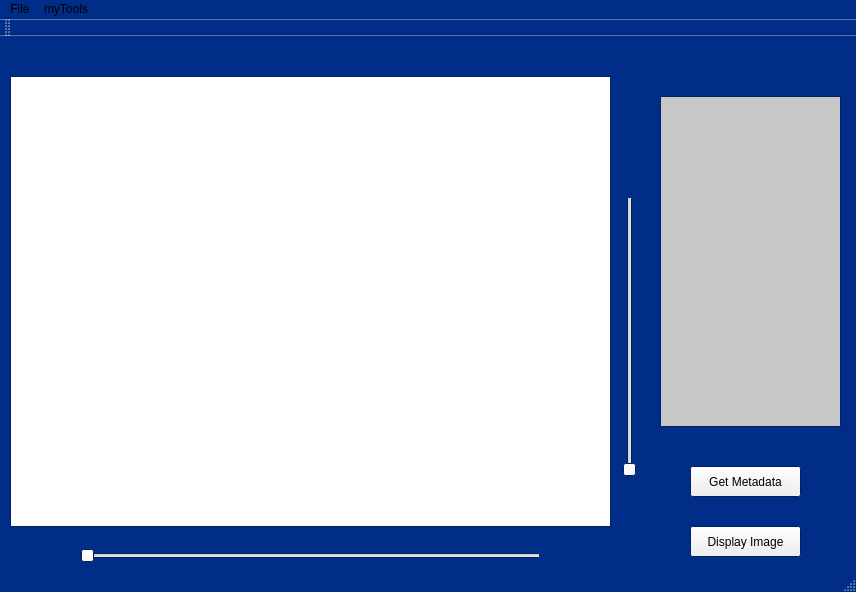
<?xml version="1.0" encoding="UTF-8"?>
<ui version="4.0">
 <class>MainWindow</class>
 <widget class="QMainWindow" name="MainWindow">
  <property name="geometry">
   <rect>
    <x>0</x>
    <y>0</y>
    <width>856</width>
    <height>592</height>
   </rect>
  </property>
  <property name="palette">
   <palette>
    <active>
     <colorrole role="Base">
      <brush brushstyle="SolidPattern">
       <color alpha="255">
        <red>255</red>
        <green>255</green>
        <blue>255</blue>
       </color>
      </brush>
     </colorrole>
     <colorrole role="Window">
      <brush brushstyle="SolidPattern">
       <color alpha="255">
        <red>0</red>
        <green>45</green>
        <blue>135</blue>
       </color>
      </brush>
     </colorrole>
    </active>
    <inactive>
     <colorrole role="Base">
      <brush brushstyle="SolidPattern">
       <color alpha="255">
        <red>255</red>
        <green>255</green>
        <blue>255</blue>
       </color>
      </brush>
     </colorrole>
     <colorrole role="Window">
      <brush brushstyle="SolidPattern">
       <color alpha="255">
        <red>0</red>
        <green>45</green>
        <blue>135</blue>
       </color>
      </brush>
     </colorrole>
    </inactive>
    <disabled>
     <colorrole role="Base">
      <brush brushstyle="SolidPattern">
       <color alpha="255">
        <red>0</red>
        <green>45</green>
        <blue>135</blue>
       </color>
      </brush>
     </colorrole>
     <colorrole role="Window">
      <brush brushstyle="SolidPattern">
       <color alpha="255">
        <red>0</red>
        <green>45</green>
        <blue>135</blue>
       </color>
      </brush>
     </colorrole>
    </disabled>
   </palette>
  </property>
  <property name="windowTitle">
   <string>MainWindow</string>
  </property>
  <widget class="QWidget" name="centralWidget">
   <widget class="QTextBrowser" name="textBrowser">
    <property name="geometry">
     <rect>
      <x>660</x>
      <y>60</y>
      <width>181</width>
      <height>331</height>
     </rect>
    </property>
    <property name="palette">
     <palette>
      <active>
       <colorrole role="Base">
        <brush brushstyle="SolidPattern">
         <color alpha="255">
          <red>199</red>
          <green>199</green>
          <blue>199</blue>
         </color>
        </brush>
       </colorrole>
      </active>
      <inactive>
       <colorrole role="Base">
        <brush brushstyle="SolidPattern">
         <color alpha="255">
          <red>199</red>
          <green>199</green>
          <blue>199</blue>
         </color>
        </brush>
       </colorrole>
      </inactive>
      <disabled>
       <colorrole role="Base">
        <brush brushstyle="SolidPattern">
         <color alpha="255">
          <red>0</red>
          <green>45</green>
          <blue>135</blue>
         </color>
        </brush>
       </colorrole>
      </disabled>
     </palette>
    </property>
   </widget>
   <widget class="QGraphicsView" name="graphicsView">
    <property name="geometry">
     <rect>
      <x>10</x>
      <y>40</y>
      <width>601</width>
      <height>451</height>
     </rect>
    </property>
    <property name="foregroundBrush">
     <brush brushstyle="NoBrush">
      <color alpha="255">
       <red>255</red>
       <green>255</green>
       <blue>255</blue>
      </color>
     </brush>
    </property>
   </widget>
   <widget class="QPushButton" name="pushButton">
    <property name="geometry">
     <rect>
      <x>690</x>
      <y>490</y>
      <width>111</width>
      <height>31</height>
     </rect>
    </property>
    <property name="text">
     <string>Display Image</string>
    </property>
   </widget>
   <widget class="QPushButton" name="pushButton_2">
    <property name="geometry">
     <rect>
      <x>690</x>
      <y>430</y>
      <width>111</width>
      <height>31</height>
     </rect>
    </property>
    <property name="text">
     <string>Get Metadata</string>
    </property>
   </widget>
   <widget class="QSlider" name="horizontalSlider">
    <property name="geometry">
     <rect>
      <x>80</x>
      <y>510</y>
      <width>461</width>
      <height>20</height>
     </rect>
    </property>
    <property name="orientation">
     <enum>Qt::Horizontal</enum>
    </property>
   </widget>
   <widget class="QSlider" name="verticalSlider">
    <property name="geometry">
     <rect>
      <x>620</x>
      <y>160</y>
      <width>20</width>
      <height>281</height>
     </rect>
    </property>
    <property name="minimumSize">
     <size>
      <width>20</width>
      <height>281</height>
     </size>
    </property>
    <property name="orientation">
     <enum>Qt::Vertical</enum>
    </property>
   </widget>
  </widget>
  <widget class="QMenuBar" name="menuBar">
   <property name="geometry">
    <rect>
     <x>0</x>
     <y>0</y>
     <width>856</width>
     <height>21</height>
    </rect>
   </property>
   <widget class="QMenu" name="menuMyFiles">
    <property name="title">
     <string>File</string>
    </property>
    <addaction name="actionOpen"/>
    <addaction name="actionQuit"/>
    <addaction name="actionSave"/>
   </widget>
   <widget class="QMenu" name="menuMyTools">
    <property name="title">
     <string>myTools</string>
    </property>
    <addaction name="actionMyPixelPaint"/>
    <addaction name="actionVideo_Player"/>
   </widget>
   <addaction name="menuMyFiles"/>
   <addaction name="menuMyTools"/>
  </widget>
  <widget class="QToolBar" name="mainToolBar">
   <attribute name="toolBarArea">
    <enum>TopToolBarArea</enum>
   </attribute>
   <attribute name="toolBarBreak">
    <bool>false</bool>
   </attribute>
  </widget>
  <widget class="QStatusBar" name="statusBar"/>
  <action name="actionOpen">
   <property name="text">
    <string>Open</string>
   </property>
  </action>
  <action name="actionQuit">
   <property name="text">
    <string>Quit</string>
   </property>
  </action>
  <action name="actionMyPixelPaint">
   <property name="text">
    <string>MyPixelPaint</string>
   </property>
  </action>
  <action name="actionVideo_Player">
   <property name="text">
    <string>Video Player</string>
   </property>
  </action>
  <action name="actionSave">
   <property name="text">
    <string>Save</string>
   </property>
  </action>
 </widget>
 <layoutdefault spacing="6" margin="11"/>
 <resources/>
 <connections/>
</ui>
